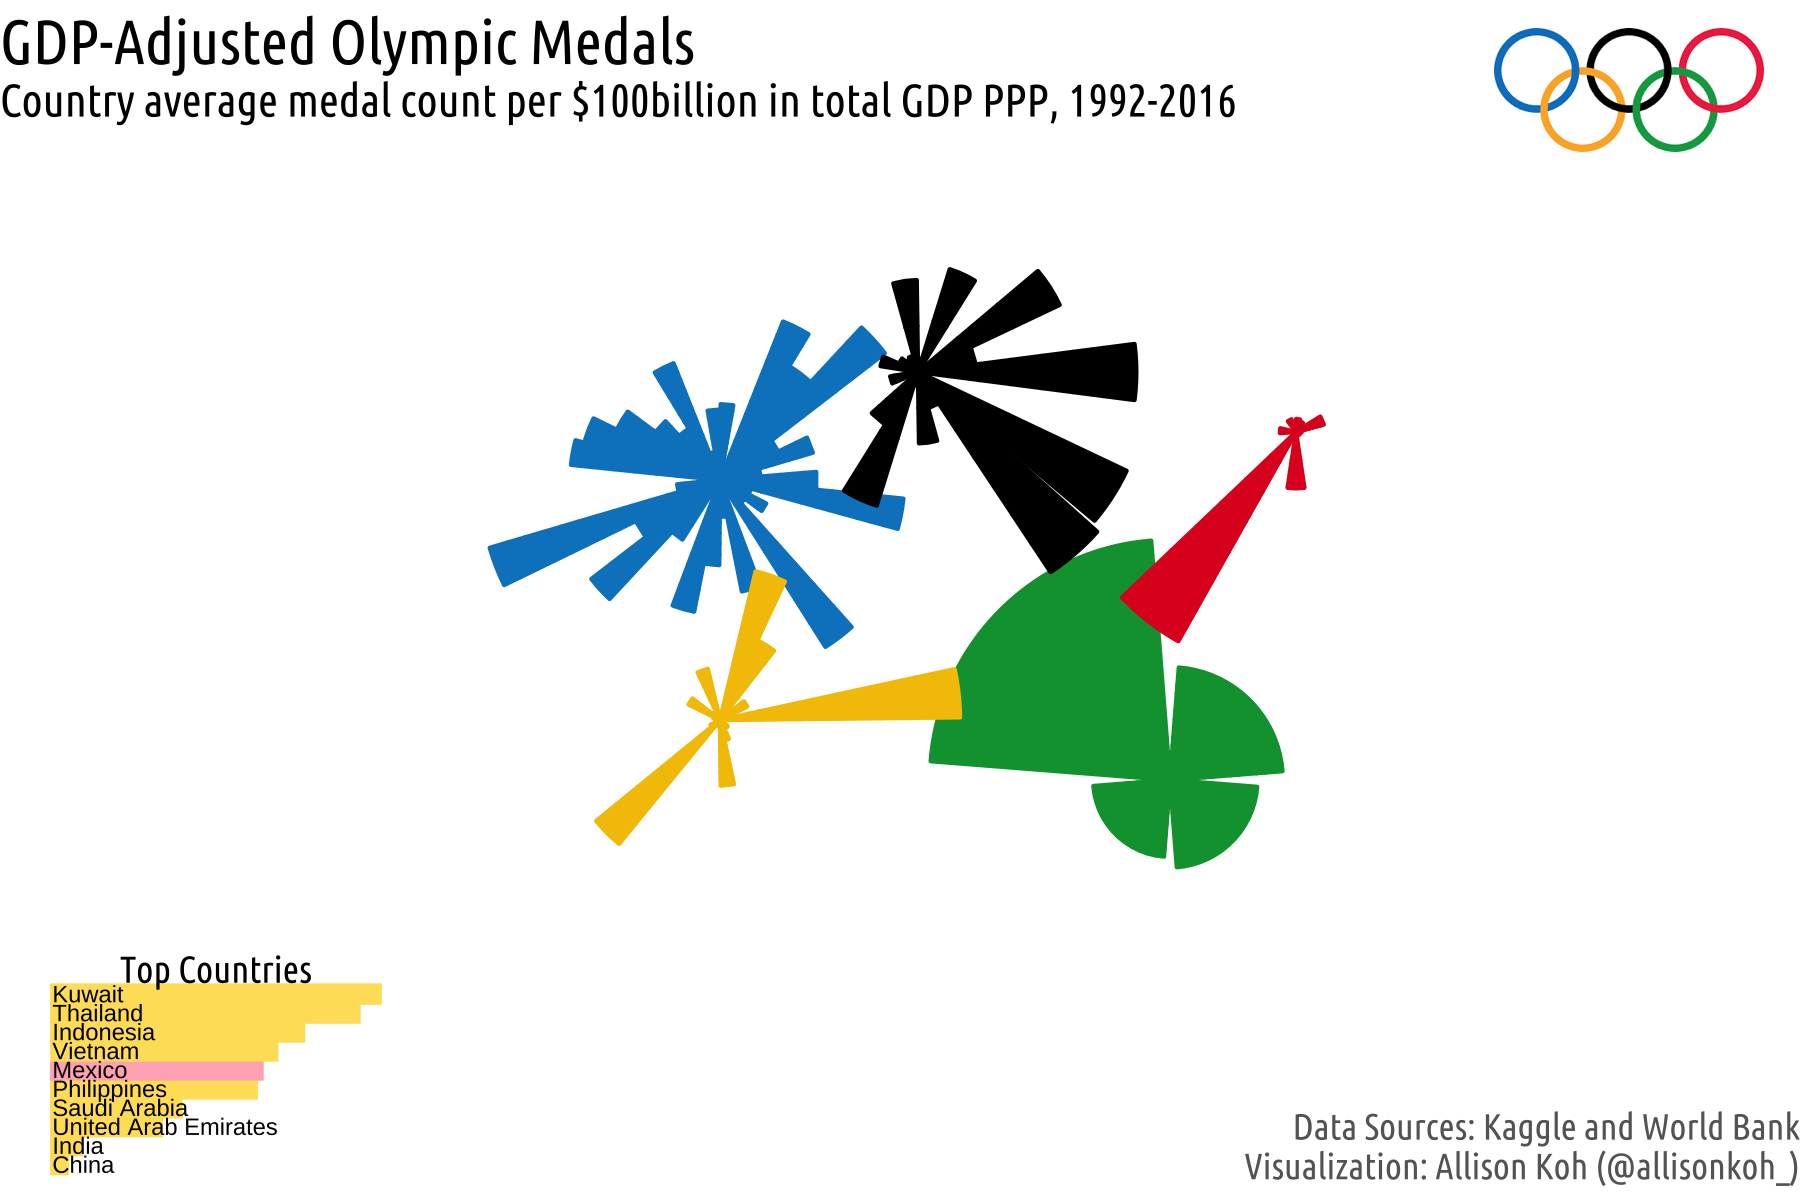

This figure's R source:

## ---------------------------
##
## TidyTuesday 2021, Week 31 - Olympics Medals
##
## Author: Allison Koh
##
## Date Created: 2021-07-26
##
## Copyright (c) Allison Koh, 2021
## Email: koh@hertie-school.org
##
## ---------------------------

# setup / load dependencies -----------------------------------------------
if(!require("pacman")) install.packages("pacman")

pacman::p_load(
  tidyverse,
  tidytuesdayR, 
  DataExplorer,
  WDI,
  countrycode,
  janitor,
  showtext,
  rlang,
  dplyr,
  tidyr,
  cowplot,
  imager
)

# add fonts 
font_add_google(name = "Ubuntu Condensed", family = "ubuntu")

# show fonts 
showtext_auto() # automatically show text for new graphics devices 

# theme specs
theme_set(
  theme_void() + 
    theme(
      legend.position = "none",
      text = element_text(family = "ubuntu"),
      plot.title = element_text(size = 15, family = "ubuntu", face = "bold", margin = margin(t = 5)),
      plot.subtitle = element_text(margin = margin(t = 5, b = 20), vjust = 0.9),
      plot.caption = element_text(color = "gray40", margin = margin(t = 20, b = 5, r = 5))
    )
)

# helper function for writing alt text 
# https://twitter.com/thomas_mock/status/1375853258145734660
write_alt_text <- function(
  chart_type, 
  type_of_data, 
  reason, 
  misc,
  source
){
  glue::glue(
    "{chart_type} of {type_of_data} where {reason}. \n\n{misc}\n\nData source from {source}"
  )
}

# goals -------------------------------------------------------------------
#' do something with TS data 
#' proportion of medals against number of people in each country 
#' animated ts plot? possible aes: 
#'   - country = flag geom 
#'   - size = proportion of medals won per # on team 
#' other features to include; animate the plot, TS format? 
#' an idea: proportion circle barplots! with each circle corresponding to how it is on the logo 
#' https://www.visualcinnamon.com/portfolio/olympic-feathers/
#' host country effect: average # medals (weighted) when a country is host vs. when not host 

# questions/issues --------------------------------------------------------
#' how to subset? top 10 based on the metric? 

# import ------------------------------------------------------------------
import <- tt_load("2021-07-27")
olympics <- import$olympics
regions <- import$regions

# explore imported data ---------------------------------------------------
DataExplorer::create_report(olympics)
skim(olympics)

# wrangle -----------------------------------------------------------------

# tidy regions 
regions_tidy <- regions %>% 
  clean_names()

# tidy olympics
olympics_tidy <- olympics %>% 
  drop_na(medal) %>% 
  filter(year >= 1960) %>% 
  count(noc, year) %>% 
  rename(n_medals = n) %>% 
  left_join(., regions_tidy, by = "noc") %>% 
  rename(country = region) %>% 
  unite("country_year", c("country", "year"), remove = FALSE) %>% 
  select(-notes) 

# WDI indicators
gdp_ppp_df <- WDI(indicator = "NY.GDP.MKTP.PP.CD", country = "all", start = 1960, end = 2016) 

# merge in iso3c country codes and region and recode region var 
country_df <- countrycode::codelist %>% 
  select(iso2c, iso3c, continent) %>% 
  left_join(., gdp_ppp_df, by = "iso2c") %>% 
  rename(gdp_ppp = NY.GDP.MKTP.PP.CD) %>% 
  unite("country_year", c("country", "year"), remove = FALSE) %>% 
  drop_na()

# merge with medal data; calculate GDP-adjusted medal count (medals per total GDP*100 billion)
olympics_merged <- olympics_tidy %>% 
  left_join(., country_df, by = "country_year") %>% 
  rename(year = year.x, country = country.x) %>% 
  filter(year.y >= 1992) %>% 
  select(noc, country, year, country_year, continent, gdp_ppp, n_medals) %>% 
  mutate(
    medals_per_gdp = n_medals/gdp_ppp*10e11, # medals per 100b$ in GDP
  ) %>% 
  select(-gdp_ppp) %>% 
  group_by(noc, country, continent) %>% 
  mutate(
    av_medals_per_gdp = mean(medals_per_gdp), 
    continent = factor(continent, levels = c("Europe", "Africa", "Americas", "Asia", "Oceania"))
  )

# top 10 countries with the chosen metric (log-transformed average medals per $100billion in GDP)
olympics_merged_top10 <- olympics_merged %>% 
  count(noc, continent, av_medals_per_gdp) %>% 
  arrange(av_medals_per_gdp) %>% 
  ungroup() %>% 
  slice_head(n = 10)

# visualize  --------------------------------------------------------------

# logo 
olympics_logo <- load.image(file = "olympics_logo.png")

# base plot 
main_plot <- olympics_merged %>% 
  ggplot() + 
  labs(
    title = "GDP-Adjusted Olympic Medals",
    subtitle = "Country average medal count per $100billion in total GDP PPP, 1992-2016", 
    caption = "Data Sources: Kaggle and World Bank\nVisualization: Allison Koh (@allisonkoh_)"
  )

# write function for continent subplots
make_subplot = function(land, color){
  olympics_merged %>% 
    filter(continent == land) %>% 
    ggplot(aes(x = noc, y = av_medals_per_gdp, fill = continent, color = continent)) + 
    geom_bar(stat = "identity") + 
    coord_polar() + 
    scale_fill_manual(values = color) +
    scale_color_manual(values = color) 
}

# make subplots
euro_plot <- make_subplot("Europe", "#0085C7")
africa_plot <- make_subplot("Africa", "#000000")
americas_plot <- make_subplot("Americas", "#DF0024")
asia_plot <- make_subplot("Asia", "#F4C300")
oceania_plot <- make_subplot("Oceania", "#009F3D")

# frequency chart with top 10 countries
bar_plot <- olympics_merged_top10 %>% 
  ggplot(aes(x = reorder(country, av_medals_per_gdp), y = av_medals_per_gdp, fill = continent, color = continent, label = country)) +
  geom_bar(stat = "identity") + 
  geom_text(aes(y = 0), color = "black", size = 2, hjust = 0) + 
  scale_fill_manual(values = c("#ffb3bf", "#ffe066")) +
  scale_color_manual(values = c("#ffb3bf", "#ffe066")) +
  coord_flip() + 
  labs(title = "Top Countries") + 
  theme(
    plot.title = element_text(hjust = 0.5, size = 9) 
  ) 

ggdraw() + 
  draw_plot(main_plot) + 
  draw_image(olympics_logo, x = .83, y = .85, width = .15, height = .15) +
  draw_plot(euro_plot, x = .15, y = .35, width = .5, height = .5) + 
  draw_plot(oceania_plot, x = .4, y = .1, width = .5, height = .5) +
  draw_plot(americas_plot, x = .47, y = .39, width = .5, height = .5)  +
  draw_plot(asia_plot, x = .15, y = .15, width = .5, height = .5) + 
  draw_plot(africa_plot, x = .26, y = .44, width = .5, height = .5) +
  draw_plot(bar_plot, x = .02, y = .02, width = .2, height = .2) +
  theme(
    plot.background = element_rect(fill = "white", color = NA)
  )
  
# save plot  --------------------------------------------------------------
ggsave("2021-w31.png", width = 6, height = 4)


# alt text ----------------------------------------------------------------
write_alt_text(
  "Faceted circular bar plot",
  "GDP-adjusted olympic medal counts (# medals per $100billion GDP PPP),",
  "the top-scoring countries using this metric are Kuwait, Thailand, Indonesia, Vietnam, Mexico, the Philippines, Saudi Arabia, United Arab Emirates, India, and China.",
  "The data for GDP included in calculations comes from the {WDI} R package, and the Olympic medals data from Kaggle included ranges from 1992 to 2016.",
  "Kaggle and the World Bank."
)

# code graveyard ----------------------------------------------------------
# olympics %>% 
#   count(sport, sort = TRUE) 
# 
# olympics %>% 
#   count(team, sort = TRUE) %>% 
#   View()
# 
# olympics %>% 
#   count(year)
# 
# olympics_tw <- olympics_tidy %>% 
#   filter(str_detect(team, "Taipei"))
# 
# olympics_tw %>% 
#   count(team) 
# 
# olympics_tw %>% View()
# str_detect(olympics$team, "Germ")
# olympics_tidy <- olympics %>% 
#   mutate(
#     medal = replace_na(medal, "none"),
#     team = str_remove(team, "-[:digit:]"),
#     medal_won = case_when(
#       medal != "none" ~ "yes",
#       medal == "none" ~ "no"
#     ),
#     medal_weight = case_when(
#       medal == "Gold" ~ 3,
#       medal == "Silver" ~ 2,
#       medal == "Bronze" ~ 1, 
#       medal == "none" ~ 0
#     )
#   ) 
# separate_rows(team, sep = "/") %>% # separate rows for those who belong to two teams
#   count(year, team, medal_won) %>% 
#   pivot_wider(
#     names_from = medal_won,
#     values_from = n, 
#     names_glue = "medal_won_{medal_won}"
#   ) %>% 
#   mutate(
#     medal_won_no = replace_na(medal_won_no, 0),
#     medal_won_yes = replace_na(medal_won_yes, 0),
#     medals_prop = medal_won_yes/(medal_won_no+medal_won_yes)
#   ) 
# names(olympics)
# olympics_tidy %>% 
#   arrange(-medal_won_yes, -medals_prop) %>% 
#   View()
# regions %>% View()
# 
# olympics_n22_df <- olympics_tidy %>% 
#   count(team, sort = TRUE) %>% 
#   filter(n == 22) 
# 
# olympics_n22 <- olympics_n22_df$team
# 
# olympics_tidy %>% 
#   count(team, sort = TRUE) %>% 
#   View()
# 
# olympics_tidy %>% 
#   count(medal)
# 
# olympics_tidy %>% 
#   ggplot(aes(x = team)) +
#   geom_histogram(stat = "count") + 
#   coord_flip()
# 
# olympics_tidy1 <- olympics_tidy %>% 
#   filter(team %in% olympics_n22)
# 
# olympics_tidy1 %>% 
#   arrange(-medals_prop, -medal_won_yes)
# 
# olympics_tidy1 %>% View()
# 
# 
# olympics_tidy %>% 
#   count(medal)
# 
# olympics_tidy %>% 
#   ggplot(aes(x = team)) +
#   geom_histogram(stat = "count") + 
#   coord_flip()
# 
# olympics_tidy1 <- olympics_tidy %>% 
#   filter(team %in% olympics_n22)
# 
# olympics_tidy1 %>% 
#   arrange(-medals_prop, -medal_won_yes)
# 
# names(olympics)
# olympics_tidy %>% 
#   arrange(-medal_won_yes, -medals_prop) %>% 
#   View()
# regions %>% View()
# 
# olympics_n22_df <- olympics_tidy %>% 
#   count(team, sort = TRUE) %>% 
#   filter(n == 22) 
# 
# olympics_n22 <- olympics_n22_df$team
# 
# olympics_tidy %>% 
#   count(team, sort = TRUE) 
